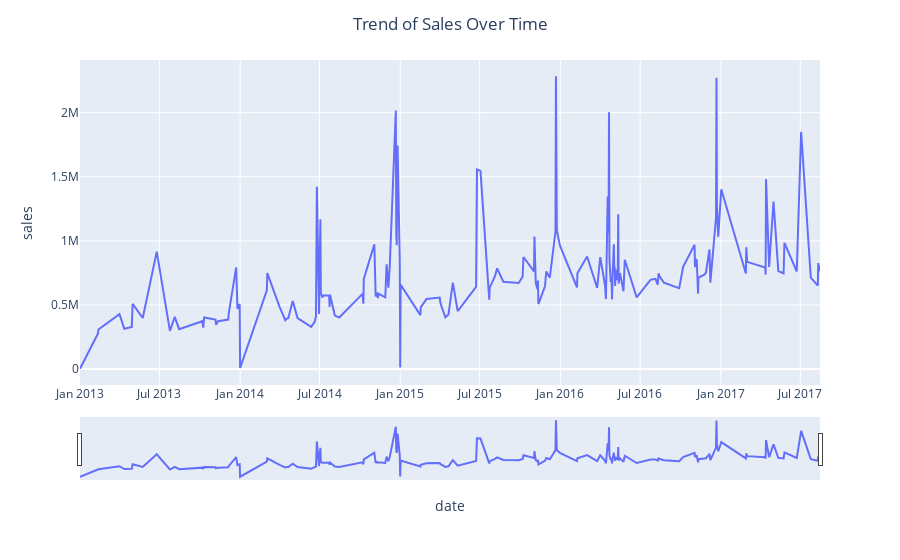

Notebook cell for this chart:
### Markdown cell above
#### Trend of Sales over time

### Code cell
# Group the data by date and calculate the total sales
daily_sales = data.groupby('date')['sales'].sum().reset_index()

# Create a time series plot with slider
fig = px.line(daily_sales, x='date', y='sales')
fig.update_xaxes(rangeslider_visible=True)
fig.update_layout(title='Trend of Sales Over Time', title_x=0.5)
fig.show()

### Figure 1 — Plotly figure (JSON) as saved in the notebook; plotly's stock layout.template omitted (floating-point values rounded to 4 significant figures; data arrays with more than 128 entries replaced by an {"elided": "..."} marker saying what was removed)
{"data": [{"hovertemplate": "date=%{x}<br>sales=%{y}<extra></extra>", "legendgroup": "", "line": {"color": "#636efa", "dash": "solid"}, "marker": {"symbol": "circle"}, "mode": "lines", "name": "", "orientation": "v", "showlegend": false, "type": "scatter", "x": {"elided": "179 str values"}, "xaxis": "x", "y": {"elided": "179 float values"}, "yaxis": "y"}], "layout": {"legend": {"tracegroupgap": 0}, "margin": {"t": 60}, "title": {"text": "Trend of Sales Over Time", "x": 0.5}, "xaxis": {"anchor": "y", "domain": [0, 1], "rangeslider": {"visible": true}, "title": {"text": "date"}}, "yaxis": {"anchor": "x", "domain": [0, 1], "title": {"text": "sales"}}}}
